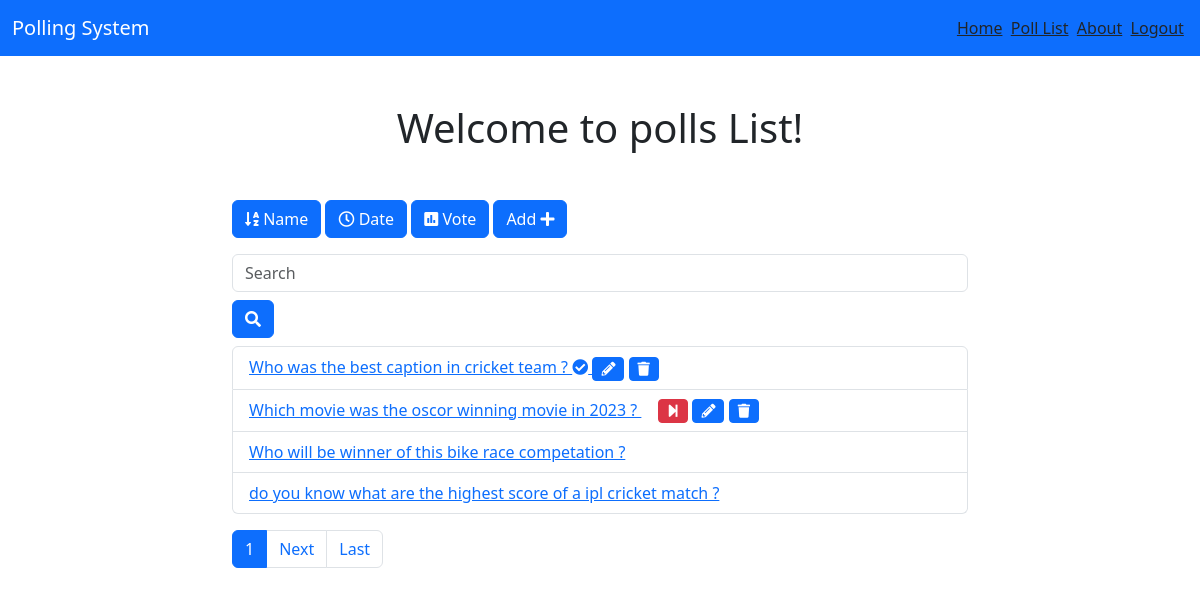
Page /polls/poll-list/ (signed in) on the committed database.
### poll/models.py (models this page shows, shortened)
class Poll(models.Model):
    owner = models.ForeignKey(User, on_delete=models.CASCADE)
    text = models.TextField()
    pub_date = models.DateTimeField(default=timezone.now)
    active = models.BooleanField(default=True)
    created_at = models.DateTimeField(auto_now_add=True)

### poll/views.py (the view)
# urls.py: path('poll-list/',Poll_list.as_view(),name="poll-list"),
class Poll_list(View):
    @method_decorator(login_required(login_url='accounts:login'))
    def get(self,request):
        all_polls = Poll.objects.all()
        search_term = ''
        if 'name' in request.GET:
            all_polls = all_polls.order_by('text')
        if 'date' in request.GET:
            all_polls = all_polls.order_by('-pub_date')
        if 'vote' in request.GET:
            all_polls = all_polls.annotate(Count('vote')).order_by('vote__count')
        if 'search' in request.GET:
            search_term = request.GET['search']
            all_polls = all_polls.filter(text__icontains=search_term)
        paginator = Paginator(all_polls, 4)
        page = request.GET.get('page')
        polls = paginator.get_page(page)
        get_dict_copy = request.GET.copy()
        params = get_dict_copy.pop('page', True) and get_dict_copy.urlencode()
        context = {
            'polls': polls,
            'params': params,
            'search_term': search_term,
        }
        print(polls)
        return render(request,'poll-list.html',context)

### poll/templates/poll-list.html (shortened to what this page needs)
{% include "header.html" %}
<div class="container">
    <div class="row">
        <div class="col-md-8 offset-sm-2">
            <h1 class="text-center mt-5 mb-5">Welcome to polls List!</h1>
            <a class="btn btn-{% if 'name' in request.GET %}warning{% else %}primary{% endif %} mb-3" href="?name=True"
                role="button"><i class="fas fa-sort-alpha-down"></i>
                Name</a>
            <a class="btn btn-{% if 'date' in request.GET %}warning{% else %}primary{% endif %} mb-3" href="?date=True"
                role="button"><i class="far fa-clock"></i> Date</a>
            <a class="btn btn-{% if 'vote' in request.GET %}warning{% else %}primary{% endif %} mb-3" href="?vote=True"
                role="button"><i class="fas fa-poll"></i> Vote</a>
            <a class="btn btn-primary mb-3 float-right" href="{% url 'poll:add' %}" role="button">Add <i
                    class="fas fa-plus"></i></a>
            <form class="form-inline">
                <div class="form-group mr-sm-2 mb-2">
                    <input type="search" class="form-control" name="search" placeholder="Search"
                        value="{{ search_term }}">
                </div>
                <button type="submit" class="btn btn-primary mb-2"><i class="fas fa-search"></i></button>
            </form>
            <ul class="list-group">
                {% for poll in polls %}
                <li class="list-group-item">
                    <a href="{% url 'poll:poll-details' poll.id %}">{{ poll.text }}
                        {% if not poll.active %}
                        <i class="fas fa-check-circle ml-2"></i>
                        {% endif %}
                    </a>
                    {% if request.user == poll.owner %}
                    {% if poll.active %}
                    <a href="{% url 'poll:end-poll' poll.id %}" class="ml-3" data-toggle="tooltip" data-placement="top"
                        title="End Poll" onclick="return confirm('Are you sure to end this poll ?')"><i
                            class="fas fa-step-forward float-right btn btn-danger btn-sm"></i></a>
                    {% endif %}
                    <a href="{% url 'poll:poll-edit' poll.id %}" class="mr-3" data-toggle="tooltip" data-placement="top"
                        title="Edit Poll"><i class="fas fa-pencil-alt float-right btn btn-primary btn-sm mr-1"></i></a>
                    <a href="{% url 'poll:poll-delete' poll.id %}" class="mr-3" data-toggle="tooltip"
                        data-placement="top" title="Delete Poll">
                        <i class="fa fa-trash btn btn-primary btn-sm mr-1"></i>
                    </a>
                    {% endif %}
                </li>
                {% endfor %}
            </ul>
            {% if polls.paginator.num_pages > 1 %}
            <nav class="mt-3">
                <ul class="pagination">
                    <li class="page-item active"><a class="page-link" href="">{{ polls.number }}</a></li>
                    {% if polls.has_next %}
                    <li class="page-item"><a class="page-link"
                            href="?page={{ polls.next_page_number }}&{{ params }}">Next</a></li>
                    <li class="page-item"><a class="page-link"
                            href="?page={{ polls.paginator.num_pages }}&{{ params }}">Last</a></li>
                    {% endif %}
                </ul>
            </nav>
            {% endif %}
        </div>
    </div>
</div>
{% include "footer.html" %}

### rows in the picture
Poll: text "Who was the best caption in cricket team ?", active False (drawn)
Poll: text "Which movie was the oscor winning movie in 2023 ?", active True (drawn)
Poll: text "Who will be winner of this bike race competation ?"
Poll: text "do you know what are the highest score of a ipl cricket match ?"

### other values in the picture
{{ polls.number }} "1"
